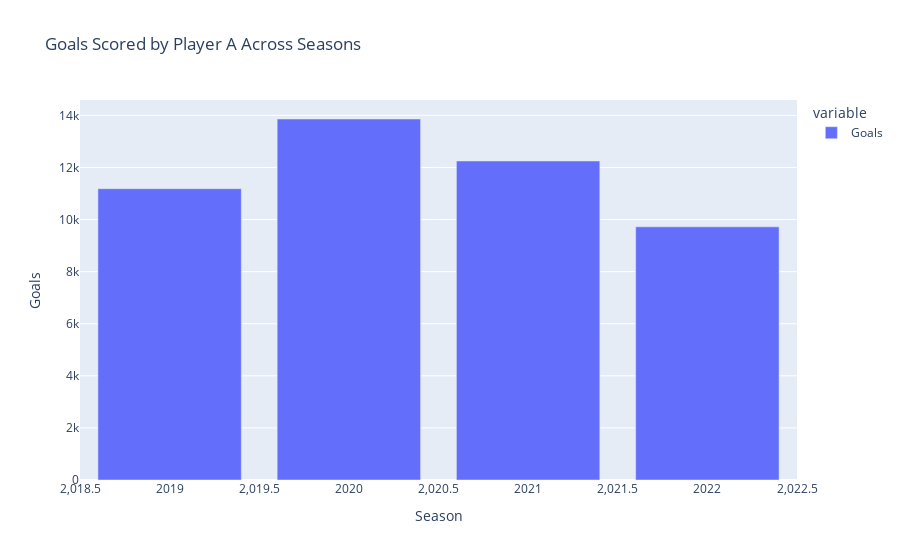

The notebook cell saved with this chart:
### Markdown cell above
# Analyzing the top goal scorer in the top team and his performance throughout the seasons

### Code cell
top_team_players = df[df['Team'] == top_team]
top_goal_scorer = top_team_players.groupby('Player')['Goals'].sum().idxmax()
top_goal_scorer_goals = top_team_players[top_team_players['Player'] == top_goal_scorer]

print(f"Top goal scorer in {top_team} is : ", top_goal_scorer)
print(top_goal_scorer_goals)

top_goal_scorer_season_goals = top_goal_scorer_goals.groupby('Season')['Goals'].sum().sort_index()

fig3 = px.bar(top_goal_scorer_season_goals, title=f'Goals Scored by {top_goal_scorer} Across Seasons')
fig3.update_layout(xaxis_title='Season', yaxis_title='Goals')
fig3.show()

### Figure 1 — Plotly figure (JSON) as saved in the notebook; plotly's stock layout.template omitted (floating-point values rounded to 4 significant figures)
{"data": [{"alignmentgroup": "True", "hovertemplate": "variable=Goals<br>Season=%{x}<br>value=%{y}<extra></extra>", "legendgroup": "Goals", "marker": {"color": "#636efa", "pattern": {"shape": ""}}, "name": "Goals", "offsetgroup": "Goals", "orientation": "v", "showlegend": true, "textposition": "auto", "type": "bar", "x": [2019, 2020, 2021, 2022], "xaxis": "x", "y": [11184, 13860, 12248, 9719], "yaxis": "y"}], "layout": {"barmode": "relative", "legend": {"title": {"text": "variable"}, "tracegroupgap": 0}, "title": {"text": "Goals Scored by Player A Across Seasons"}, "xaxis": {"anchor": "y", "domain": [0, 1], "title": {"text": "Season"}}, "yaxis": {"anchor": "x", "domain": [0, 1], "title": {"text": "Goals"}}}}
